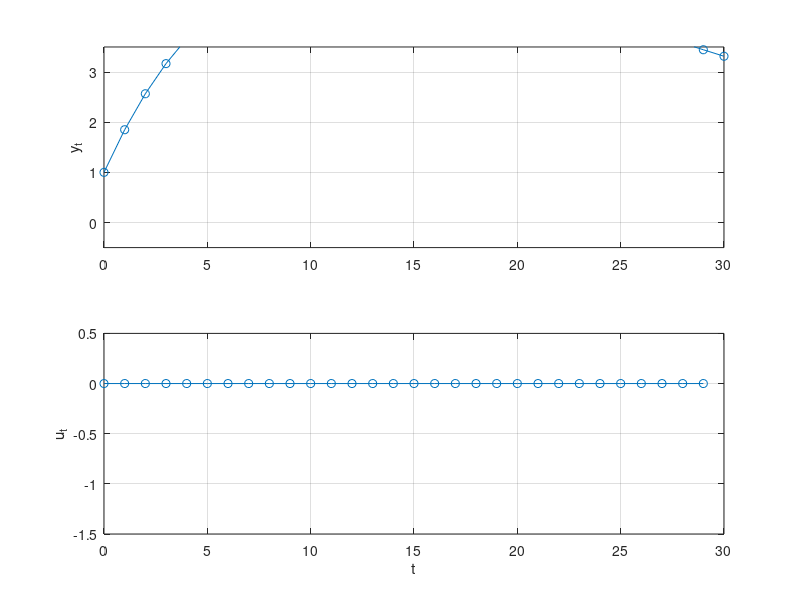

Recreate this plot in MATLAB.
%% Assignment 5, Problem 2 c)
%  Open-loop control and MPC with quadprog. Plant/model mismatch.
%  Tor Aksel N. Heirung, April 2013.

%% Problem data
% System matrices, model
A = [0     0     0    ;
      0     0     1    ;
      0.1  -0.79  1.78];
B = [1 0 0.1]';
C = [0 0 1];

x0 = [0 0 1]'; % Initial state

N = 30; % Length of time horizon
nx = size(A,2); % number of states (equals the number of rows in A)
nu = size(B,2); % number of controls (equals the number of rows in B)

% Cost function
I_N = eye(N);
Qt = 2*diag([0, 0, 1]);
Q = kron(I_N, Qt);
Rt = 2*1;
R = kron(I_N, Rt);
G = blkdiag(Q, R);

% Equality constraint
Aeq_c1 = eye(N*nx);                         % Component 1 of A_eq
Aeq_c2 = kron(diag(ones(N-1,1),-1), -A);    % Component 2 of A_eq
Aeq_c3 = kron(I_N, -B);                     % Component 3 of A_eq
Aeq = [Aeq_c1 + Aeq_c2, Aeq_c3];
% b_eq varies with time


% Inequality constraint
x_lb = -Inf(N*nx,1);    % Lower bound on x
x_ub =  Inf(N*nx,1);    % Upper bound on x
u_lb = -ones(N*nu,1);   % Lower bound on u
u_ub =  ones(N*nu,1);   % Upper bound on u
lb = [x_lb; u_lb];      % Lower bound on z
ub = [x_ub; u_ub];      % Upper bound on z

% System matrices, real plant
Ap = [0     0      0    ;
      0     0      1    ;
      0.1  -0.855  1.85];
Bp = [1 0 0]';
Cp = [0 0 1];

%% MPC

opt = optimset('Display','off', 'Diagnostics','off', 'LargeScale','off', 'Algorithm', 'active-set');

u = NaN(nu,N);
x = NaN(nx,N+1);
x(:,1) = x0;

% Initialize beq
beq = [zeros(nx,1); zeros((N-1)*nx,1)];

% Simulate and solve optimization problem at each step
for t = 1:N
    
    % Update equality constraint with latest measurement x_t = x(:,t)
    beq(1:nx) = A*x(:,t);
    
    % Solve optimization problem
    [z,fval,exitflag,output,lambda] = quadprog(G,[],[],[],Aeq,beq,lb,ub,[],opt);
    
    % Extract optimal control from solution z
    u_ol = z(N*nx+1:N*nx+N*nu);    % Control, open-loop optimal
    u(t) = u_ol(1); % Only first element is used
    
    % Simulate system one step ahead using real plant
    x(:,t+1) = Ap*x(:,t) + Bp*u(t);
    
end

y = Cp*x;

%% Plot
t_vec = 1:N; % Time vector

% Plot optimal trajectory
figure(1);
subplot(2,1,1);
plot([0,t_vec],y,'-o');
grid('on');
box('on');
ylim([-0.5, 3.5]);
ylabel('y_t');
subplot(2,1,2);
plot(t_vec-1,u,'-o');
box('on');
grid('on');
ylim([-1.5, 0.5]);
xlabel('t');
ylabel('u_t');
